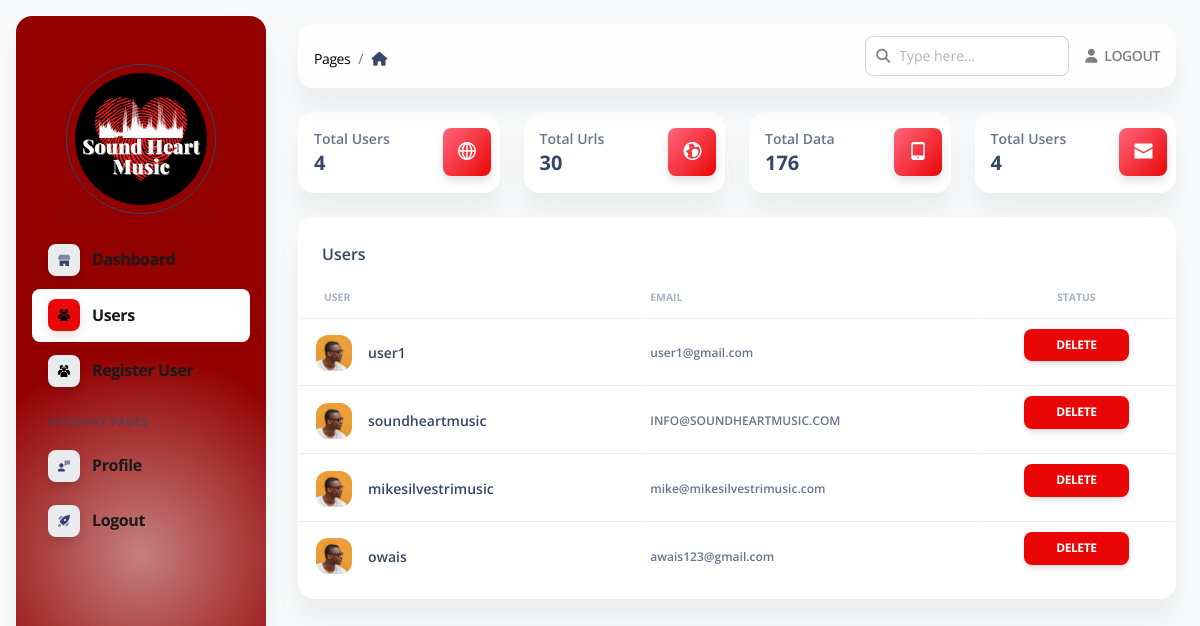
/admin/users (signed in), run on the app's committed database.
### apps/authentication/models.py (models this page shows, shortened)
class Users(db.Model, UserMixin):
    __tablename__ = 'Users'
    id            = db.Column(db.Integer, primary_key=True)
    username      = db.Column(db.String(64), unique=True)
    email         = db.Column(db.String(64), unique=True)
    password      = db.Column(db.LargeBinary)
    role = db.Column(db.String(64), unique=True)
    oauth_github  = db.Column(db.String(100), nullable=True)
    api_token     = db.Column(db.String(100))
    api_token_ts  = db.Column(db.Integer)

### apps/home/routes.py (the view)
@blueprint.route('/admin/users', methods=['POST', 'GET'])
@login_required
@role_required('admin')
def admin_users():
    page_data = get_admin_data()
    users = Users.query.filter(Users.role != "admin").all()
    return render_template("home/admin_users.html",
                           segment='users', API_GENERATOR=len(API_GENERATOR),
                           page_data=page_data,
                           users=users
                           )

### apps/templates/home/admin_users.html (shortened to what this page needs)
{% extends 'layouts/admin.html' %}
{% block content %}
    <div class="container-fluid py-4">
        <div class="row">
            <div class="col-xl-3 col-sm-6 mb-xl-0 mb-4">
                <div class="card">
                    <div class="card-body p-3">
                        <div class="row">
                            <div class="col-8">
                                <div class="numbers">
                                    <p class="text-sm mb-0 text-capitalize font-weight-bold">Total Users</p>
                                    <h5 class="font-weight-bolder mb-0">
                                        {{ page_data['total_users'] }}
                                    </h5>
                                </div>
                            </div>
                            <div class="col-4 text-end">
                                <div class="icon icon-shape bg-gradient-danger shadow text-center border-radius-md">
                                    <i class="ni ni-world-2 text-lg opacity-10" aria-hidden="true"></i>
                                </div>
                            </div>
                        </div>
                    </div>
                </div>
            </div>
            <div class="col-xl-3 col-sm-6 mb-xl-0 mb-4">
                <div class="card">
                    <div class="card-body p-3">
                        <div class="row">
                            <div class="col-8">
                                <div class="numbers">
                                    <p class="text-sm mb-0 text-capitalize font-weight-bold">Total Urls</p>
                                    <h5 class="font-weight-bolder mb-0">
                                        {{ page_data['total_filters'] }}
                                    </h5>
                                </div>
                            </div>
                            <div class="col-4 text-end">
                                <div class="icon icon-shape bg-gradient-danger shadow text-center border-radius-md">
                                    <i class="ni ni-world text-lg opacity-10" aria-hidden="true"></i>
                                </div>
                            </div>
                        </div>
                    </div>
                </div>
            </div>
            <div class="col-xl-3 col-sm-6 mb-xl-0 mb-4">
                <div class="card">
                    <div class="card-body p-3">
                        <div class="row">
                            <div class="col-8">
                                <div class="numbers">
                                    <p class="text-sm mb-0 text-capitalize font-weight-bold">Total Data</p>
                                    <h5 class="font-weight-bolder mb-0">
                                        {{ page_data['services'] }}
                                    </h5>
                                </div>
                            </div>
                            <div class="col-4 text-end">
                                <div class="icon icon-shape bg-gradient-danger shadow text-center border-radius-md">
                                    <i class="ni ni-mobile-button text-lg opacity-10" aria-hidden="true"></i>
                                </div>
                            </div>
                        </div>
                    </div>
                </div>
            </div>
            <div class="col-xl-3 col-sm-6">
                <div class="card">
                    <div class="card-body p-3">
                        <div class="row">
                            <div class="col-8">
                                <div class="numbers">
                                    <p class="text-sm mb-0 text-capitalize font-weight-bold">Total Users</p>
                                    <h5 class="font-weight-bolder mb-0">
                                        {{ page_data['total_users'] }}
                                    </h5>
                                </div>
                            </div>
                            <div class="col-4 text-end">
                                <div class="icon icon-shape bg-gradient-danger shadow text-center border-radius-md">
                                    <i class="ni ni-email-83 text-lg opacity-10" aria-hidden="true"></i>
                                </div>
                            </div>
                        </div>
                    </div>
                </div>
            </div>
        </div>
        <div class="row py-4">
            <div class="col-12">
                <div class="card mb-4">
                    <div class="card-header pb-0">
                        <h6>Users</h6>
                    </div>
                    <div class="card-body px-0 pt-0 pb-2">
                        <div class="table-responsive p-0">
                            {% if users %}
                                <table class="table align-items-center mb-0">
                                    <thead>
                                    <tr>
                                        <th class="text-uppercase text-secondary text-xxs font-weight-bolder opacity-7">
                                            User
                                        </th>
                                        <th class="text-uppercase text-secondary text-xxs font-weight-bolder opacity-7 ps-2">
                                            Email
                                        </th>
                                        <th class="text-center text-uppercase text-secondary text-xxs font-weight-bolder opacity-7">
                                            Status
                                        </th>
                                    </tr>
                                    </thead>
                                    <tbody>
                                    {% for user in users %}
                                        <tr>
                                            <td>
                                                <div class="d-flex px-2 py-1">
                                                    <div>
                                                        <img src="{{ config.ASSETS_ROOT }}/img/team-2.jpg"
                                                             class="avatar avatar-sm me-3" alt="user1">
                                                    </div>
                                                    <div class="d-flex flex-column justify-content-center">
                                                        <h6 class="mb-0 text-sm">{{ user.username }}</h6>
                                                    </div>
                                                </div>
                                            </td>
                                            <td>
                                                <p class="text-xs font-weight-bold mb-0">{{ user.email }}</p>
                                            </td>
                                            <td class="align-middle text-center text-sm">
                                                <a href="/admin/users/delete/{{ user.id }}" class="btn btn-sm btn-danger">Delete</a>
                                            </td>
                                        </tr>
                                    {% endfor %}
                                    </tbody>
                                </table>
                            {% endif %}
                        </div>
                    </div>
                </div>
            </div>
        </div>
    </div>
{% endblock content %}

### apps/templates/layouts/admin.html (shortened to what this page needs)
<!DOCTYPE html>
<html lang="en">
<head>
    <link href="{{ config.ASSETS_ROOT }}/css/nucleo-icons.css" rel="stylesheet"/>
    <link href="{{ config.ASSETS_ROOT }}/css/nucleo-svg.css" rel="stylesheet"/>
    <link href="{{ config.ASSETS_ROOT }}/css/nucleo-svg.css" rel="stylesheet"/>
    <link id="pagestyle" href="{{ config.ASSETS_ROOT }}/css/soft-ui-dashboard.css?v=1.0.6" rel="stylesheet"/>
    <link id="pagestyle_dark" href="{{ config.ASSETS_ROOT }}/css/dark-theme-core.css" rel="stylesheet"/>
</head>
<body class="g-sidenav-show  bg-gray-100">
{% include "includes/admin_sidebar.html" %}
<main class="main-content position-relative max-height-vh-100 h-100 border-radius-lg ">
    {% include "includes/admin_navigation.html" %}
    {% block content %}{% endblock content %}
</main>
</body>
</html>

### apps/templates/includes/admin_sidebar.html (shortened to what this page needs)
<aside style="background-image: radial-gradient(200px circle at 50% 70%, rgb(139 0 0 / 50%) 0, #930000 100%)"
       class="sidenav navbar navbar-vertical navbar-expand-xs border-0 border-radius-xl my-3 fixed-start ms-3 ps bg-white"
       id="sidenav-main" data-color="danger">
    <div class="d-flex justify-content-center align-items-center mt-5">
        <div class="rounded-circle border border-dark p-2" style="width: 150px; height: 150px;">
            <img src="{{ config.ASSETS_ROOT }}/img/logo.jpeg" alt="main_logo" class="w-100 h-100 rounded-circle">
        </div>
    </div>
    <hr class="horizontal dark mt-0">
    <div class="collapse navbar-collapse  w-auto " id="sidenav-collapse-main">
        <ul class="navbar-nav">
            <li class="nav-item">
                <a style="color:#1b1b1b !important;font-size: 16px;font-weight: bold;" class="nav-link {% if 'index' in segment %} active {% endif %}"
                   href="/admin">
                    <div class="icon icon-shape icon-sm shadow border-radius-md bg-white text-center me-2 d-flex align-items-center justify-content-center">
                    </div>
                    <span class="nav-link-text ms-1">Dashboard</span>
                </a>
            </li>
            <li class="nav-item">
                <a style="color:#1b1b1b !important;font-size: 16px;font-weight: bold;" class="nav-link {% if 'users' in segment %} active {% endif %}"
                   href="/admin/users">
                    <div class="icon icon-shape icon-sm shadow border-radius-md bg-white text-center me-2 d-flex align-items-center justify-content-center">
                    </div>
                    <span class="nav-link-text ms-1">Users</span>
                </a>
            </li>
            <li class="nav-item">
                <a style="color:#1b1b1b !important;font-size: 16px;font-weight: bold;" class="nav-link {% if 'add_user' in segment %} active {% endif %}"
                   href="/admin/add/user">
                    <div class="icon icon-shape icon-sm shadow border-radius-md bg-white text-center me-2 d-flex align-items-center justify-content-center">
                    </div>
                    <span class="nav-link-text ms-1">Register User</span>
                </a>
            </li>
            <li class="nav-item mt-3">
                <h6 class="ps-4 ms-2 text-uppercase text-xs font-weight-bolder opacity-6">Account pages</h6>
            </li>
            <li class="nav-item">
                <a style="color:#1b1b1b !important;font-size: 16px;font-weight: bold;" class="nav-link {% if 'profile' in segment %} active {% endif %}"
                   href="/admin/profile">
                    <div class="icon icon-shape icon-sm shadow border-radius-md bg-white text-center me-2 d-flex align-items-center justify-content-center">
                    </div>
                    <span class="nav-link-text ms-1">Profile</span>
                </a>
            </li>
            <li class="nav-item">
                <a style="color:#1b1b1b !important;font-size: 16px;font-weight: bold;" class="nav-link  "
                   href="{{ url_for('authentication_blueprint.logout') }}">
                    <div class="icon icon-shape icon-sm shadow border-radius-md bg-white text-center me-2 d-flex align-items-center justify-content-center">
                    </div>
                    <span class="nav-link-text ms-1">Logout</span>
                </a>
            </li>
        </ul>
    </div>
</aside>

### apps/templates/includes/admin_navigation.html (shortened to what this page needs)
<nav style="opacity: 1 !important;" class="navbar  navbar-main navbar-expand-lg px-0 mx-4 shadow-none border-radius-xl position-sticky blur shadow-blur mt-4 left-auto top-1 z-index-sticky"
     id="navbarBlur" navbar-scroll="true">
    <div class="container-fluid py-1 px-3">
        <nav aria-label="breadcrumb">
            <ol  class="breadcrumb bg-transparent mb-0 pb-0 pt-1 px-0 me-sm-6 me-5">
                <li  class="breadcrumb-item text-sm"><a style="color: black !important; opacity: 1 !important;" class="opacity-5 text-dark" href="javascript:;">Pages</a></li>
                <li class="breadcrumb-item text-sm text-dark active" aria-current="page">
                    <i class="fa fa-home me-1"></i>
                </li>
            </ol>
        </nav>
        <div class="collapse navbar-collapse mt-sm-0 mt-2 me-md-0 me-sm-4" id="navbar">
            <div class="ms-md-auto pe-md-3 d-flex align-items-center">
                <div class="input-group">
                    <span class="input-group-text text-body text-bold text-black-50"><i class="fas fa-search" aria-hidden="true"></i></span>
                    <input type="text" class="form-control" placeholder="Type here...">
                </div>
            </div>
            <ul class="navbar-nav  justify-content-end">
                <li class="nav-item d-flex align-items-center">
                    <a href="{{ url_for('authentication_blueprint.logout') }}"
                       class="nav-link text-body font-weight-bold px-0">
                        <i class="fa fa-user me-sm-1 text-bold text-black-50"></i>
                        <span class="d-sm-inline d-none text-bold text-black-50">LOGOUT</span>
                    </a>
                </li>
            </ul>
        </div>
    </div>
</nav>

### data on the page
Users: username "user1", email "user1@gmail.com"
Users: username "soundheartmusic", email "INFO@SOUNDHEARTMUSIC.COM"
Users: username "mikesilvestrimusic", email "mike@mikesilvestrimusic.com"
Users: username "owais", email "awais123@gmail.com"

### other printed values
{{ page_data['total_users'] }} "4"
{{ page_data['total_filters'] }} "30"
{{ page_data['services'] }} "176"
